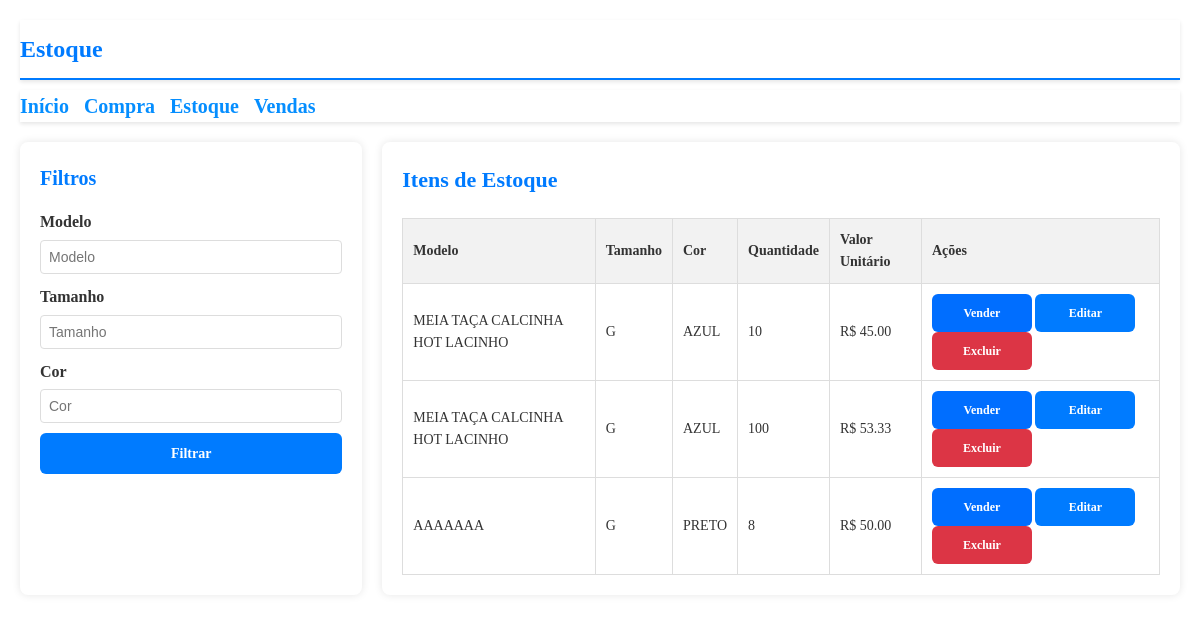
The app's page /estoque (signed in) with its own data.
### Itslojamar/main.py (models this page shows)
class Estoque(db.Model):
    id = db.Column(db.Integer, primary_key=True)
    nome = db.Column(db.String(100), nullable=False)
    tamanho = db.Column(db.String(10), nullable=False)
    cor = db.Column(db.String(50), nullable=False)
    quantidade = db.Column(db.Integer, nullable=False)
    valor_unitario = db.Column(db.Float, nullable=False)

### Itslojamar/main.py (the view, shortened to what this page needs)
@app.route('/estoque', methods=['GET', 'POST'])
@login_required
def estoque():
    filtro_modelo = request.args.get('modelo')
    filtro_tamanho = request.args.get('tamanho')
    filtro_cor = request.args.get('cor')
    query = Estoque.query
    if filtro_modelo:
        query = query.filter(Estoque.nome.ilike(f"%{filtro_modelo}%"))
    if filtro_tamanho:
        query = query.filter(Estoque.tamanho.ilike(f"%{filtro_tamanho}%"))
    if filtro_cor:
        query = query.filter(Estoque.cor.ilike(f"%{filtro_cor}%"))
    itens_estoque = query.all()
    return render_template('estoque.html', itens=itens_estoque)

### Itslojamar/main.py (called while the page is built)
def format_currency(value):
    try:
        return "R$ {:.2f}".format(value)
    except (TypeError, ValueError):
        return "R$ 0.00"

def login_required(f):
    @wraps(f)
    def decorated_function(*args, **kwargs):
        if 'logged_in' not in session:
            return redirect(url_for('login'))
        return f(*args, **kwargs)
    return decorated_function

### Itslojamar/templates/estoque.html (shortened to what this page needs)
<!DOCTYPE html>
<html lang="en">
<head>
    <link rel="stylesheet" href="static/estoques.css">
</head>
<body>
    <header class="header">
        <h1>Estoque</h1>
    </header>
    <div class="navbar">
        <a href="{{ url_for('index') }}">Início</a>
        <a href="{{ url_for('compra') }}">Compra</a>
        <a href="{{ url_for('estoque') }}">Estoque</a>
        <a href="{{ url_for('vendas') }}">Vendas</a>
    </div>
    <div class="container">
        <div class="sidebar">
            <h2>Filtros</h2>
            <form action="{{ url_for('estoque') }}" method="GET">
                <div class="form-group">
                    <label for="modelo" class="form-label">Modelo</label>
                    <input type="text" name="modelo" id="modelo" class="form-control" placeholder="Modelo" value="{{ request.args.get('modelo', '') }}">
                </div>
                <div class="form-group">
                    <label for="tamanho" class="form-label">Tamanho</label>
                    <input type="text" name="tamanho" id="tamanho" class="form-control" placeholder="Tamanho" value="{{ request.args.get('tamanho', '') }}">
                </div>
                <div class="form-group">
                    <label for="cor" class="form-label">Cor</label>
                    <input type="text" name="cor" id="cor" class="form-control" placeholder="Cor" value="{{ request.args.get('cor', '') }}">
                </div>
                <button type="submit" class="btn">Filtrar</button>
            </form>
        </div>
        <div class="main-content">
            <h2>Itens de Estoque</h2>
            <table class="table">
                <thead>
                    <tr>
                        <th>Modelo</th>
                        <th>Tamanho</th>
                        <th>Cor</th>
                        <th>Quantidade</th>
                        <th>Valor Unitário</th>
                        <th>Ações</th>
                    </tr>
                </thead>
                <tbody>
                    {% for item in itens %}
                    <tr>
                        <td>{{ item.nome }}</td>
                        <td>{{ item.tamanho }}</td>
                        <td>{{ item.cor }}</td>
                        <td>{{ item.quantidade }}</td>
                        <td>{{ item.valor_unitario | currency }}</td>
                        <td>
                            <button class="btn btn-vender" onclick="openVendaModal('{{ item.id }}', '{{ item.nome }}', '{{ item.quantidade }}')">Vender</button>
                            <a href="{{ url_for('editar_estoque', id=item.id) }}" class="btn btn-editar">Editar</a>
                            <a href="{{ url_for('excluir_estoque', id=item.id) }}" class="btn btn-excluir" onclick="return confirm('Tem certeza que deseja excluir este item?');">Excluir</a>
                        </td>
                    </tr>
                    {% endfor %}
                </tbody>
            </table>
        </div>
    </div>
</body>
</html>

### Itslojamar/static/estoques.css (style rules this page uses)
* { margin: 0; padding: 0; box-sizing: border-box; }
body { font-family: "Comic Sans MS", "Comic Sans", cursive; color: #333; line-height: 1.6; padding: 20px; background-image: url('/static/background.jpg'); background-size: cover; background-position: center; background-repeat: no-repeat; height: 100vh; width: 100vw; }
.header { display: flex; justify-content: space-between; align-items: center; padding: 10px 0; border-bottom: 2px solid #007bff; background-color: #ffffffa1; box-shadow: 0 2px 4px rgba(0, 0, 0, 0.1); }
.header h1 { margin: 0; font-size: 24px; color: #007bff; }
.navbar { display: flex; gap: 15px; margin-top: 10px; background-color: #ffffffa1; box-shadow: 0 2px 4px rgba(0, 0, 0, 0.1); }
.navbar a { text-decoration: none; color: #058eff; font-weight: bold; font-size: 20px; }
.container { display: flex; gap: 20px; margin-top: 20px; }
.sidebar { flex: 1 1 30%; background: #fff; padding: 20px; border-radius: 8px; box-shadow: 0 0 8px rgba(0, 0, 0, 0.1); }
.sidebar h2 { margin-bottom: 15px; font-size: 20px; color: #007bff; }
.sidebar .form-label { font-weight: bold; margin-bottom: 5px; display: block; }
.sidebar .form-control { width: 100%; padding: 8px; border: 1px solid #ddd; border-radius: 4px; margin-bottom: 10px; font-size: 14px; }
.sidebar .btn { padding: 10px; background: #007bff; color: #fff; padding: 10px 20px; border-radius: 6px; border: none; font-weight: bold; font-size: 14px; font-family: "Comic Sans MS", "Comic Sans", cursive; text-decoration: none; cursor: pointer; text-align: center; width: 100%; line-height: 1.5; box-sizing: border-box; }
.main-content { flex: 1 1 70%; background: #fff; padding: 20px; border-radius: 8px; box-shadow: 0 0 8px rgba(0, 0, 0, 0.1); }
.main-content h2 { margin-bottom: 20px; font-size: 22px; color: #007bff; }
.table { width: 100%; border-collapse: collapse; margin-top: 10px; }
.table th, .table td { border: 1px solid #ddd; padding: 10px; text-align: left; font-size: 14px; }
.table th { background: #f2f2f2; font-weight: bold; }
.table .btn-vender { background: #006eff; }
.table .btn-editar { background: #007bff; }
.table .btn-excluir { background: #dc3545; }
.table .btn-vender, .table .btn-editar, .table .btn-excluir { display: inline-block; color: #fff; padding: 10px 20px; border-radius: 6px; border: none; font-weight: bold; font-size: 12px; font-family: "Comic Sans MS", "Comic Sans", cursive; text-decoration: none; cursor: pointer; text-align: center; width: 100px; line-height: 1.5; box-sizing: border-box; }

### records on screen
Estoque: nome "MEIA TAÇA CALCINHA HOT LACINHO", tamanho "G", cor "AZUL", quantidade "10", valor_unitario "R$ 45.00"
Estoque: nome "MEIA TAÇA CALCINHA HOT LACINHO", tamanho "G", cor "AZUL", quantidade "100", valor_unitario "R$ 53.33"
Estoque: nome "AAAAAAA", tamanho "G", cor "PRETO", quantidade "8", valor_unitario "R$ 50.00"
